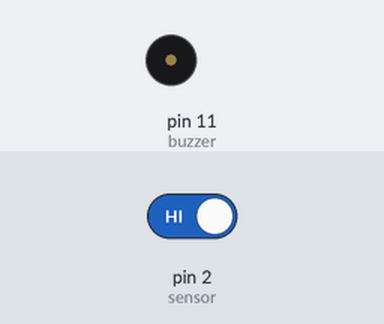
Bench run of a sketch on a simulated Arduino Uno, built with avr-gcc and run on an emulated ATmega328P. Parts: buzzer (waves = sounding, pin HIGH). The inputs (shaded band) are chosen by the test bench; at power-on: pin 2 (sensor) HIGH.

Above: at 1.2 s.
1.3 s: pin 2 (sensor) driven LOW
At 1.45 s:
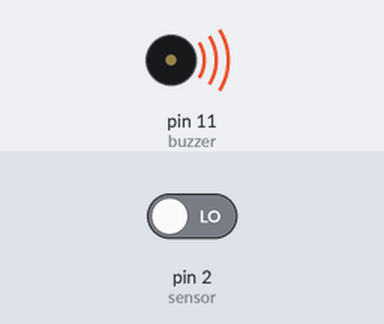
4.3 s: pin 2 (sensor) driven HIGH
At 5.6 s:
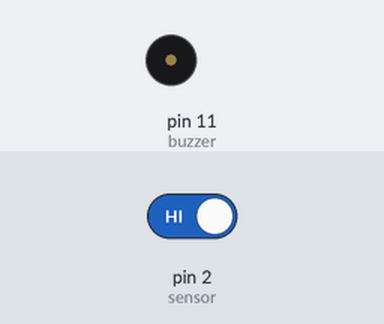
Timing chart, 0 to 7.3 s (numbered marks = the images above; inputs shaded):
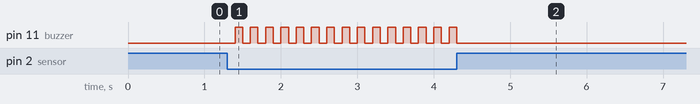

Measured:
- after the input at 1.3 s, pin 11 (buzzer): alternates HIGH for 0.10 s and LOW for 0.10 s, starting after 0.10 s
- after the input at 4.3 s, pin 11 (buzzer): goes on until 4.3 s, then stays LOW

The sketch:

Fire-Alarm-System-with-IR-Sensor.ino
```cpp
int sensor = 2;
int buzzer = 11;

void setup()
{
  pinMode(sensor, INPUT);
  pinMode(buzzer, OUTPUT);
}

void loop()
{
  if (digitalRead(sensor) == LOW)
  {
    digitalWrite(buzzer, LOW);
    delay(100);
    digitalWrite(buzzer, HIGH);
    delay(100);
  }
  else
  {
    digitalWrite(buzzer, LOW);
  }
}
```
